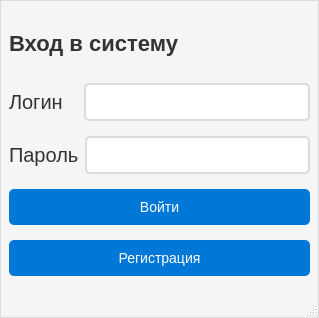
<?xml version="1.0" encoding="UTF-8"?>
<ui version="4.0">
 <class>MainWindow</class>
 <widget class="QMainWindow" name="MainWindow">
  <property name="geometry">
   <rect>
    <x>0</x>
    <y>0</y>
    <width>319</width>
    <height>318</height>
   </rect>
  </property>
  <property name="windowTitle">
   <string>MainWindow</string>
  </property>
  <property name="styleSheet">
   <string notr="true">/* Main Window Style */
QMainWindow {
    background-color: #f5f5f5; /* Светло-серый фон для главного окна */
    border: 1px solid #dcdcdc; /* Граница окна */
}

/* Line Edits */
QLineEdit {
    border: 2px solid #dcdcdc; /* Граница для полей ввода */
    border-radius: 5px; /* Скругленные углы */
    padding: 5px; /* Отступ внутри поля ввода */
    font-size: 18px; /* Размер шрифта */
    background-color: #ffffff; /* Белый фон */
}

QLineEdit:focus {
    border: 2px solid #0078d7; /* Цвет границы при фокусе */
}

/* Buttons */
QPushButton {
    background-color: #0078d7; /* Синий фон кнопки */
    color: #ffffff; /* Белый цвет текста */
    border: none; /* Убираем границу */
    border-radius: 5px; /* Скругленные углы */
    padding: 10px; /* Отступ внутри кнопки */
    font-size: 14px; /* Размер шрифта */
}

QPushButton:hover {
    background-color: #005bb5; /* Темно-синий фон при наведении */
}

QPushButton:pressed {
    background-color: #004494; /* Еще более темный фон при нажатии */
}

/* Labels */
QLabel {
    font-size: 20px; /* Размер шрифта */
    color: #333333; /* Темно-серый цвет текста */
}

/* Message Boxes */
QMessageBox {
    background-color: #ffffff; /* Белый фон для окон сообщений */
    border: 1px solid #dcdcdc; /* Граница окна сообщения */
}


</string>
  </property>
  <widget class="QWidget" name="centralwidget">
   <layout class="QVBoxLayout" name="verticalLayout">
    <item>
     <widget class="QLabel" name="label_4">
      <property name="minimumSize">
       <size>
        <width>0</width>
        <height>10</height>
       </size>
      </property>
      <property name="maximumSize">
       <size>
        <width>16777215</width>
        <height>50</height>
       </size>
      </property>
      <property name="font">
       <font>
        <pointsize>-1</pointsize>
        <bold>true</bold>
        <underline>false</underline>
       </font>
      </property>
      <property name="styleSheet">
       <string notr="true">/* Labels */
QLabel {
    font-size: 22px; /* Размер шрифта */
    color: #333333; /* Темно-серый цвет текста */
}</string>
      </property>
      <property name="text">
       <string>Вход в систему</string>
      </property>
     </widget>
    </item>
    <item>
     <layout class="QHBoxLayout" name="horizontalLayout">
      <item>
       <widget class="QLabel" name="label">
        <property name="minimumSize">
         <size>
          <width>69</width>
          <height>0</height>
         </size>
        </property>
        <property name="font">
         <font>
          <pointsize>-1</pointsize>
          <italic>false</italic>
          <bold>false</bold>
          <underline>false</underline>
         </font>
        </property>
        <property name="text">
         <string>Логин</string>
        </property>
       </widget>
      </item>
      <item>
       <widget class="QLineEdit" name="loginLineEdit">
        <property name="font">
         <font>
          <family>Roboto</family>
          <pointsize>-1</pointsize>
         </font>
        </property>
       </widget>
      </item>
     </layout>
    </item>
    <item>
     <layout class="QHBoxLayout" name="horizontalLayout_2">
      <item>
       <widget class="QLabel" name="label_2">
        <property name="font">
         <font>
          <pointsize>-1</pointsize>
          <bold>false</bold>
          <underline>false</underline>
         </font>
        </property>
        <property name="text">
         <string>Пароль</string>
        </property>
       </widget>
      </item>
      <item>
       <widget class="QLineEdit" name="passwordLineEdit">
        <property name="font">
         <font>
          <family>Roboto</family>
          <pointsize>-1</pointsize>
         </font>
        </property>
       </widget>
      </item>
     </layout>
    </item>
    <item>
     <widget class="QPushButton" name="loginButton">
      <property name="maximumSize">
       <size>
        <width>16777215</width>
        <height>16777215</height>
       </size>
      </property>
      <property name="font">
       <font>
        <pointsize>-1</pointsize>
       </font>
      </property>
      <property name="cursor">
       <cursorShape>PointingHandCursor</cursorShape>
      </property>
      <property name="text">
       <string>Войти</string>
      </property>
     </widget>
    </item>
    <item>
     <widget class="QPushButton" name="RegistrationButton">
      <property name="text">
       <string>Регистрация</string>
      </property>
     </widget>
    </item>
   </layout>
  </widget>
  <widget class="QMenuBar" name="menubar">
   <property name="geometry">
    <rect>
     <x>0</x>
     <y>0</y>
     <width>319</width>
     <height>22</height>
    </rect>
   </property>
  </widget>
  <widget class="QStatusBar" name="statusbar"/>
 </widget>
 <resources/>
 <connections/>
</ui>
